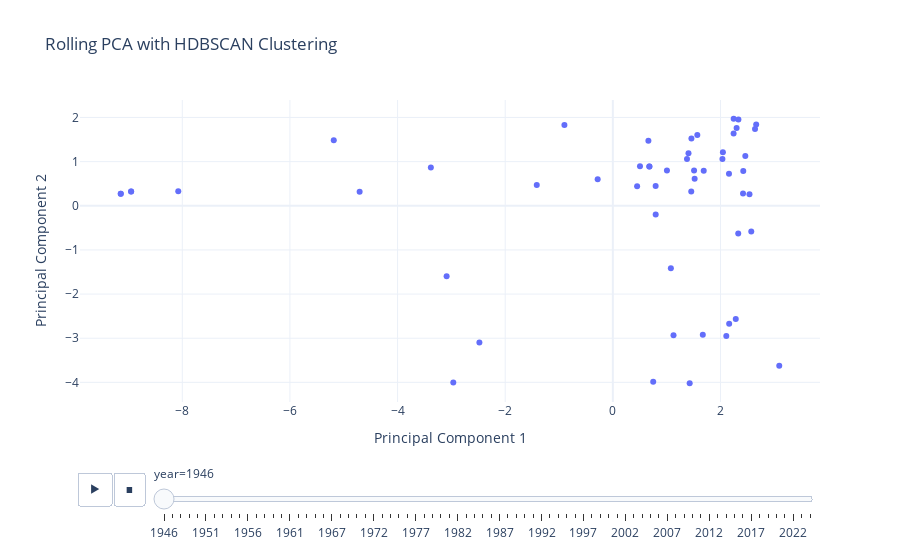

Write notebook code for a chart like this one.
### Markdown cell above
## 1. PCA of UN voting data, 1946 to present 

next step: Make the cluster and make sure the rotation of each year is as stable as possible.  
Also, maybe a ranking of the most relevant votations in separating the data, need to check how large are the numbers, probably is not useful really

### Code cell
import pandas as pd
import numpy as np
from sklearn.decomposition import PCA
from sklearn.preprocessing import StandardScaler
import hdbscan
import plotly.express as px

# selecting vars 
un_votes = un_data[['undl_id', 'ms_code', 'ms_name', 'ms_vote', 'date']]



# Recode votes
recode_map = {'A': 0, 'Y': 1, 'N': -1}
un_votes['ms_vote'] = un_votes['ms_vote'].map(recode_map)
un_votes['year'] = pd.to_datetime(un_votes['date']).dt.year  # Extract year

# Sort data by year
un_votes = un_votes.sort_values('year')

# Initialize an empty DataFrame to store PCA and cluster results
results = pd.DataFrame(columns=['ms_code', 'ms_name', 'PCA1', 'PCA2', 'year', 'cluster'])

# Rolling PCA and clustering process
years = sorted(un_votes['year'].unique())
window_size = 5

for idx, current_year in enumerate(years):
    # Determine the range of years to include in the rolling window
    start_idx = max(0, idx - window_size + 1)
    years_window = years[start_idx:idx + 1]
    
    # Filter data for the rolling window
    window_data = un_votes[un_votes['year'].isin(years_window)]
    
    # Pivot data to wide format
    pivot_window = window_data.pivot(index=['ms_code', 'ms_name'], columns='undl_id', values='ms_vote').fillna(0).reset_index()
    
    # Extract numerical data
    numerical_data = pivot_window.select_dtypes(exclude=['object', 'string']).values
    
    # Standardize the data
    scaler = StandardScaler()
    scaled_data = scaler.fit_transform(numerical_data)
    
    # Perform PCA
    pca = PCA(n_components=2)
    pca_result = pca.fit_transform(scaled_data)
    
    
    # Combine PCA results and clustering labels with metadata
    window_results = pd.DataFrame({
        'ms_code': pivot_window['ms_code'],
        'ms_name': pivot_window['ms_name'],
        'PCA1': pca_result[:, 0],
        'PCA2': pca_result[:, 1],
        'year': current_year,
    })
    
    # Append to the results DataFrame
    results = pd.concat([results, window_results], ignore_index=True)

# Ensure clusters are categorical for visualization
results['cluster'] = results['cluster'].astype('category')

# Create an interactive scatter plot with a slider
fig = px.scatter(
    results,
    x='PCA1',
    y='PCA2',
    animation_frame='year',
    hover_data=['ms_name'],
    title='Rolling PCA with HDBSCAN Clustering',
    labels={'PCA1': 'Principal Component 1', 'PCA2': 'Principal Component 2'},
    template='plotly_white'
)



# Show the plot
fig.show()

fig.write_html("outputs/interactive_pca_plot with windows.html")

### Figure 1 — Plotly figure (JSON) as saved in the notebook; plotly's stock layout.template omitted (floating-point values rounded to 4 significant figures)
{"data": [{"customdata": [["AFGHANISTAN"], ["ARGENTINA"], ["AUSTRALIA"], ["BELGIUM"], ["BELARUS"], ["BOLIVIA"], ["BRAZIL"], ["CANADA"], ["CHILE"], ["CHINA"], ["COLOMBIA"], ["COSTA RICA"], ["CZECHOSLOVAKIA"], ["CUBA"], ["DENMARK"], ["DOMINICAN REPUBLIC"], ["ECUADOR"], ["EGYPT"], ["ETHIOPIA"], ["FRANCE"], ["UNITED KINGDOM"], ["GREECE"], ["GUATEMALA"], ["HONDURAS"], ["HAITI"], ["INDIA"], ["IRAN (ISLAMIC REPUBLIC OF)"], ["IRAQ"], ["ICELAND"], ["LEBANON"], ["LIBERIA"], ["LUXEMBOURG"], ["MEXICO"], ["NICARAGUA"], ["NETHERLANDS"], ["NORWAY"], ["NEW ZEALAND"], ["PANAMA"], ["PERU"], ["PHILIPPINES"], ["POLAND"], ["PARAGUAY"], ["SAUDI ARABIA"], ["EL SALVADOR"], ["USSR"], ["SWEDEN"], ["SYRIAN ARAB REPUBLIC"], ["TURKEY"], ["UKRAINE"], ["URUGUAY"], ["UNITED STATES"], ["VENEZUELA"], ["YUGOSLAVIA"], ["SOUTH AFRICA"]], "hovertemplate": "year=1946<br>Principal Component 1=%{x}<br>Principal Component 2=%{y}<br>ms_name=%{customdata[0]}<extra></extra>", "legendgroup": "", "marker": {"color": "#636efa", "symbol": "circle"}, "mode": "markers", "name": "", "orientation": "v", "showlegend": false, "type": "scatter", "x": [-2.965, 1.378, 0.6605, 1.688, -9.143, 1.005, 1.46, 2.299, -0.2822, 1.405, -3.089, 1.078, -4.705, 2.419, 1.52, 2.045, -0.9, 0.796, 0.451, 0.5042, 2.642, 2.244, 1.127, 2.539, -2.48, -3.382, 1.457, 0.6785, 1.428, 2.33, -5.185, 2.284, 1.671, 3.092, 2.572, 1.509, 2.333, 2.108, 2.664, 2.158, -8.075, 2.461, 0.7953, 2.161, -8.951, 0.75, 0.6785, 1.569, -9.143, 2.036, 2.424, -1.413, -8.951, 2.245], "xaxis": "x", "y": [-4.001, 1.058, 1.475, 0.7948, 0.2737, 0.799, 1.521, 1.761, 0.5982, 1.188, -1.596, -1.416, 0.3205, 0.2764, 0.6121, 1.211, 1.829, -0.1979, 0.4414, 0.8983, 1.74, 1.639, -2.932, 0.2588, -3.098, 0.8664, 0.3224, 0.8905, -4.018, -0.6283, 1.482, -2.565, -2.919, -3.626, -0.5798, 0.7971, 1.954, -2.947, 1.84, 0.7262, 0.3274, 1.126, 0.4461, -2.671, 0.3256, -3.986, 0.8905, 1.605, 0.2737, 1.058, 0.7884, 0.4714, 0.3256, 1.969], "yaxis": "y"}], "layout": {"legend": {"tracegroupgap": 0}, "sliders": [{"active": 0, "currentvalue": {"prefix": "year="}, "len": 0.9, "pad": {"b": 10, "t": 60}, "steps": [{"args": [["1946"], {"frame": {"duration": 0, "redraw": false}, "fromcurrent": true, "mode": "immediate", "transition": {"duration": 0, "easing": "linear"}}], "label": "1946", "method": "animate"}, {"args": [["1947"], {"frame": {"duration": 0, "redraw": false}, "fromcurrent": true, "mode": "immediate", "transition": {"duration": 0, "easing": "linear"}}], "label": "1947", "method": "animate"}, {"args": [["1948"], {"frame": {"duration": 0, "redraw": false}, "fromcurrent": true, "mode": "immediate", "transition": {"duration": 0, "easing": "linear"}}], "label": "1948", "method": "animate"}, {"args": [["1949"], {"frame": {"duration": 0, "redraw": false}, "fromcurrent": true, "mode": "immediate", "transition": {"duration": 0, "easing": "linear"}}], "label": "1949", "method": "animate"}, {"args": [["1950"], {"frame": {"duration": 0, "redraw": false}, "fromcurrent": true, "mode": "immediate", "transition": {"duration": 0, "easing": "linear"}}], "label": "1950", "method": "animate"}, {"args": [["1951"], {"frame": {"duration": 0, "redraw": false}, "fromcurrent": true, "mode": "immediate", "transition": {"duration": 0, "easing": "linear"}}], "label": "1951", "method": "animate"}, {"args": [["1952"], {"frame": {"duration": 0, "redraw": false}, "fromcurrent": true, "mode": "immediate", "transition": {"duration": 0, "easing": "linear"}}], "label": "1952", "method": "animate"}, {"args": [["1953"], {"frame": {"duration": 0, "redraw": false}, "fromcurrent": true, "mode": "immediate", "transition": {"duration": 0, "easing": "linear"}}], "label": "1953", "method": "animate"}, {"args": [["1954"], {"frame": {"duration": 0, "redraw": false}, "fromcurrent": true, "mode": "immediate", "transition": {"duration": 0, "easing": "linear"}}], "label": "1954", "method": "animate"}, {"args": [["1955"], {"frame": {"duration": 0, "redraw": false}, "fromcurrent": true, "mode": "immediate", "transition": {"duration": 0, "easing": "linear"}}], "label": "1955", "method": "animate"}, {"args": [["1956"], {"frame": {"duration": 0, "redraw": false}, "fromcurrent": true, "mode": "immediate", "transition": {"duration": 0, "easing": "linear"}}], "label": "1956", "method": "animate"}, {"args": [["1957"], {"frame": {"duration": 0, "redraw": false}, "fromcurrent": true, "mode": "immediate", "transition": {"duration": 0, "easing": "linear"}}], "label": "1957", "method": "animate"}, {"args": [["1958"], {"frame": {"duration": 0, "redraw": false}, "fromcurrent": true, "mode": "immediate", "transition": {"duration": 0, "easing": "linear"}}], "label": "1958", "method": "animate"}, {"args": [["1959"], {"frame": {"duration": 0, "redraw": false}, "fromcurrent": true, "mode": "immediate", "transition": {"duration": 0, "easing": "linear"}}], "label": "1959", "method": "animate"}, {"args": [["1960"], {"frame": {"duration": 0, "redraw": false}, "fromcurrent": true, "mode": "immediate", "transition": {"duration": 0, "easing": "linear"}}], "label": "1960", "method": "animate"}, {"args": [["1961"], {"frame": {"duration": 0, "redraw": false}, "fromcurrent": true, "mode": "immediate", "transition": {"duration": 0, "easing": "linear"}}], "label": "1961", "method": "animate"}, {"args": [["1962"], {"frame": {"duration": 0, "redraw": false}, "fromcurrent": true, "mode": "immediate", "transition": {"duration": 0, "easing": "linear"}}], "label": "1962", "method": "animate"}, {"args": [["1963"], {"frame": {"duration": 0, "redraw": false}, "fromcurrent": true, "mode": "immediate", "transition": {"duration": 0, "easing": "linear"}}], "label": "1963", "method": "animate"}, {"args": [["1965"], {"frame": {"duration": 0, "redraw": false}, "fromcurrent": true, "mode": "immediate", "transition": {"duration": 0, "easing": "linear"}}], "label": "1965", "method": "animate"}, {"args": [["1966"], {"frame": {"duration": 0, "redraw": false}, "fromcurrent": true, "mode": "immediate", "transition": {"duration": 0, "easing": "linear"}}], "label": "1966", "method": "animate"}, {"args": [["1967"], {"frame": {"duration": 0, "redraw": false}, "fromcurrent": true, "mode": "immediate", "transition": {"duration": 0, "easing": "linear"}}], "label": "1967", "method": "animate"}, {"args": [["1968"], {"frame": {"duration": 0, "redraw": false}, "fromcurrent": true, "mode": "immediate", "transition": {"duration": 0, "easing": "linear"}}], "label": "1968", "method": "animate"}, {"args": [["1969"], {"frame": {"duration": 0, "redraw": false}, "fromcurrent": true, "mode": "immediate", "transition": {"duration": 0, "easing": "linear"}}], "label": "1969", "method": "animate"}, {"args": [["1970"], {"frame": {"duration": 0, "redraw": false}, "fromcurrent": true, "mode": "immediate", "transition": {"duration": 0, "easing": "linear"}}], "label": "1970", "method": "animate"}, {"args": [["1971"], {"frame": {"duration": 0, "redraw": false}, "fromcurrent": true, "mode": "immediate", "transition": {"duration": 0, "easing": "linear"}}], "label": "1971", "method": "animate"}, {"args": [["1972"], {"frame": {"duration": 0, "redraw": false}, "fromcurrent": true, "mode": "immediate", "transition": {"duration": 0, "easing": "linear"}}], "label": "1972", "method": "animate"}, {"args": [["1973"], {"frame": {"duration": 0, "redraw": false}, "fromcurrent": true, "mode": "immediate", "transition": {"duration": 0, "easing": "linear"}}], "label": "1973", "method": "animate"}, {"args": [["1974"], {"frame": {"duration": 0, "redraw": false}, "fromcurrent": true, "mode": "immediate", "transition": {"duration": 0, "easing": "linear"}}], "label": "1974", "method": "animate"}, {"args": [["1975"], {"frame": {"duration": 0, "redraw": false}, "fromcurrent": true, "mode": "immediate", "transition": {"duration": 0, "easing": "linear"}}], "label": "1975", "method": "animate"}, {"args": [["1976"], {"frame": {"duration": 0, "redraw": false}, "fromcurrent": true, "mode": "immediate", "transition": {"duration": 0, "easing": "linear"}}], "label": "1976", "method": "animate"}, {"args": [["1977"], {"frame": {"duration": 0, "redraw": false}, "fromcurrent": true, "mode": "immediate", "transition": {"duration": 0, "easing": "linear"}}], "label": "1977", "method": "animate"}, {"args": [["1978"], {"frame": {"duration": 0, "redraw": false}, "fromcurrent": true, "mode": "immediate", "transition": {"duration": 0, "easing": "linear"}}], "label": "1978", "method": "animate"}, {"args": [["1979"], {"frame": {"duration": 0, "redraw": false}, "fromcurrent": true, "mode": "immediate", "transition": {"duration": 0, "easing": "linear"}}], "label": "1979", "method": "animate"}, {"args": [["1980"], {"frame": {"duration": 0, "redraw": false}, "fromcurrent": true, "mode": "immediate", "transition": {"duration": 0, "easing": "linear"}}], "label": "1980", "method": "animate"}, {"args": [["1981"], {"frame": {"duration": 0, "redraw": false}, "fromcurrent": true, "mode": "immediate", "transition": {"duration": 0, "easing": "linear"}}], "label": "1981", "method": "animate"}, {"args": [["1982"], {"frame": {"duration": 0, "redraw": false}, "fromcurrent": true, "mode": "immediate", "transition": {"duration": 0, "easing": "linear"}}], "label": "1982", "method": "animate"}, {"args": [["1983"], {"frame": {"duration": 0, "redraw": false}, "fromcurrent": true, "mode": "immediate", "transition": {"duration": 0, "easing": "linear"}}], "label": "1983", "method": "animate"}, {"args": [["1984"], {"frame": {"duration": 0, "redraw": false}, "fromcurrent": true, "mode": "immediate", "transition": {"duration": 0, "easing": "linear"}}], "label": "1984", "method": "animate"}, {"args": [["1985"], {"frame": {"duration": 0, "redraw": false}, "fromcurrent": true, "mode": "immediate", "transition": {"duration": 0, "easing": "linear"}}], "label": "1985", "method": "animate"}, {"args": [["1986"], {"frame": {"duration": 0, "redraw": false}, "fromcurrent": true, "mode": "immediate", "transition": {"duration": 0, "easing": "linear"}}], "label": "1986", "method": "animate"}, {"args": [["1987"], {"frame": {"duration": 0, "redraw": false}, "fromcurrent": true, "mode": "immediate", "transition": {"duration": 0, "easing": "linear"}}], "label": "1987", "method": "animate"}, {"args": [["1988"], {"frame": {"duration": 0, "redraw": false}, "fromcurrent": true, "mode": "immediate", "transition": {"duration": 0, "easing": "linear"}}], "label": "1988", "method": "animate"}, {"args": [["1989"], {"frame": {"duration": 0, "redraw": false}, "fromcurrent": true, "mode": "immediate", "transition": {"duration": 0, "easing": "linear"}}], "label": "1989", "method": "animate"}, {"args": [["1990"], {"frame": {"duration": 0, "redraw": false}, "fromcurrent": true, "mode": "immediate", "transition": {"duration": 0, "easing": "linear"}}], "label": "1990", "method": "animate"}, {"args": [["1991"], {"frame": {"duration": 0, "redraw": false}, "fromcurrent": true, "mode": "immediate", "transition": {"duration": 0, "easing": "linear"}}], "label": "1991", "method": "animate"}, {"args": [["1992"], {"frame": {"duration": 0, "redraw": false}, "fromcurrent": true, "mode": "immediate", "transition": {"duration": 0, "easing": "linear"}}], "label": "1992", "method": "animate"}, {"args": [["1993"], {"frame": {"duration": 0, "redraw": false}, "fromcurrent": true, "mode": "immediate", "transition": {"duration": 0, "easing": "linear"}}], "label": "1993", "method": "animate"}, {"args": [["1994"], {"frame": {"duration": 0, "redraw": false}, "fromcurrent": true, "mode": "immediate", "transition": {"duration": 0, "easing": "linear"}}], "label": "1994", "method": "animate"}, {"args": [["1995"], {"frame": {"duration": 0, "redraw": false}, "fromcurrent": true, "mode": "immediate", "transition": {"duration": 0, "easing": "linear"}}], "label": "1995", "method": "animate"}, {"args": [["1996"], {"frame": {"duration": 0, "redraw": false}, "fromcurrent": true, "mode": "immediate", "transition": {"duration": 0, "easing": "linear"}}], "label": "1996", "method": "animate"}, {"args": [["1997"], {"frame": {"duration": 0, "redraw": false}, "fromcurrent": true, "mode": "immediate", "transition": {"duration": 0, "easing": "linear"}}], "label": "1997", "method": "animate"}, {"args": [["1998"], {"frame": {"duration": 0, "redraw": false}, "fromcurrent": true, "mode": "immediate", "transition": {"duration": 0, "easing": "linear"}}], "label": "1998", "method": "animate"}, {"args": [["1999"], {"frame": {"duration": 0, "redraw": false}, "fromcurrent": true, "mode": "immediate", "transition": {"duration": 0, "easing": "linear"}}], "label": "1999", "method": "animate"}, {"args": [["2000"], {"frame": {"duration": 0, "redraw": false}, "fromcurrent": true, "mode": "immediate", "transition": {"duration": 0, "easing": "linear"}}], "label": "2000", "method": "animate"}, {"args": [["2001"], {"frame": {"duration": 0, "redraw": false}, "fromcurrent": true, "mode": "immediate", "transition": {"duration": 0, "easing": "linear"}}], "label": "2001", "method": "animate"}, {"args": [["2002"], {"frame": {"duration": 0, "redraw": false}, "fromcurrent": true, "mode": "immediate", "transition": {"duration": 0, "easing": "linear"}}], "label": "2002", "method": "animate"}, {"args": [["2003"], {"frame": {"duration": 0, "redraw": false}, "fromcurrent": true, "mode": "immediate", "transition": {"duration": 0, "easing": "linear"}}], "label": "2003", "method": "animate"}, {"args": [["2004"], {"frame": {"duration": 0, "redraw": false}, "fromcurrent": true, "mode": "immediate", "transition": {"duration": 0, "easing": "linear"}}], "label": "2004", "method": "animate"}, {"args": [["2005"], {"frame": {"duration": 0, "redraw": false}, "fromcurrent": true, "mode": "immediate", "transition": {"duration": 0, "easing": "linear"}}], "label": "2005", "method": "animate"}, {"args": [["2006"], {"frame": {"duration": 0, "redraw": false}, "fromcurrent": true, "mode": "immediate", "transition": {"duration": 0, "easing": "linear"}}], "label": "2006", "method": "animate"}, {"args": [["2007"], {"frame": {"duration": 0, "redraw": false}, "fromcurrent": true, "mode": "immediate", "transition": {"duration": 0, "easing": "linear"}}], "label": "2007", "method": "animate"}, {"args": [["2008"], {"frame": {"duration": 0, "redraw": false}, "fromcurrent": true, "mode": "immediate", "transition": {"duration": 0, "easing": "linear"}}], "label": "2008", "method": "animate"}, {"args": [["2009"], {"frame": {"duration": 0, "redraw": false}, "fromcurrent": true, "mode": "immediate", "transition": {"duration": 0, "easing": "linear"}}], "label": "2009", "method": "animate"}, {"args": [["2010"], {"frame": {"duration": 0, "redraw": false}, "fromcurrent": true, "mode": "immediate", "transition": {"duration": 0, "easing": "linear"}}], "label": "2010", "method": "animate"}, {"args": [["2011"], {"frame": {"duration": 0, "redraw": false}, "fromcurrent": true, "mode": "immediate", "transition": {"duration": 0, "easing": "linear"}}], "label": "2011", "method": "animate"}, {"args": [["2012"], {"frame": {"duration": 0, "redraw": false}, "fromcurrent": true, "mode": "immediate", "transition": {"duration": 0, "easing": "linear"}}], "label": "2012", "method": "animate"}, {"args": [["2013"], {"frame": {"duration": 0, "redraw": false}, "fromcurrent": true, "mode": "immediate", "transition": {"duration": 0, "easing": "linear"}}], "label": "2013", "method": "animate"}, {"args": [["2014"], {"frame": {"duration": 0, "redraw": false}, "fromcurrent": true, "mode": "immediate", "transition": {"duration": 0, "easing": "linear"}}], "label": "2014", "method": "animate"}, {"args": [["2015"], {"frame": {"duration": 0, "redraw": false}, "fromcurrent": true, "mode": "immediate", "transition": {"duration": 0, "easing": "linear"}}], "label": "2015", "method": "animate"}, {"args": [["2016"], {"frame": {"duration": 0, "redraw": false}, "fromcurrent": true, "mode": "immediate", "transition": {"duration": 0, "easing": "linear"}}], "label": "2016", "method": "animate"}, {"args": [["2017"], {"frame": {"duration": 0, "redraw": false}, "fromcurrent": true, "mode": "immediate", "transition": {"duration": 0, "easing": "linear"}}], "label": "2017", "method": "animate"}, {"args": [["2018"], {"frame": {"duration": 0, "redraw": false}, "fromcurrent": true, "mode": "immediate", "transition": {"duration": 0, "easing": "linear"}}], "label": "2018", "method": "animate"}, {"args": [["2019"], {"frame": {"duration": 0, "redraw": false}, "fromcurrent": true, "mode": "immediate", "transition": {"duration": 0, "easing": "linear"}}], "label": "2019", "method": "animate"}, {"args": [["2020"], {"frame": {"duration": 0, "redraw": false}, "fromcurrent": true, "mode": "immediate", "transition": {"duration": 0, "easing": "linear"}}], "label": "2020", "method": "animate"}, {"args": [["2021"], {"frame": {"duration": 0, "redraw": false}, "fromcurrent": true, "mode": "immediate", "transition": {"duration": 0, "easing": "linear"}}], "label": "2021", "method": "animate"}, {"args": [["2022"], {"frame": {"duration": 0, "redraw": false}, "fromcurrent": true, "mode": "immediate", "transition": {"duration": 0, "easing": "linear"}}], "label": "2022", "method": "animate"}, {"args": [["2023"], {"frame": {"duration": 0, "redraw": false}, "fromcurrent": true, "mode": "immediate", "transition": {"duration": 0, "easing": "linear"}}], "label": "2023", "method": "animate"}, {"args": [["2024"], {"frame": {"duration": 0, "redraw": false}, "fromcurrent": true, "mode": "immediate", "transition": {"duration": 0, "easing": "linear"}}], "label": "2024", "method": "animate"}], "x": 0.1, "xanchor": "left", "y": 0, "yanchor": "top"}], "title": {"text": "Rolling PCA with HDBSCAN Clustering"}, "updatemenus": [{"buttons": [{"args": [null, {"frame": {"duration": 500, "redraw": false}, "fromcurrent": true, "mode": "immediate", "transition": {"duration": 500, "easing": "linear"}}], "label": "&#9654;", "method": "animate"}, {"args": [[null], {"frame": {"duration": 0, "redraw": false}, "fromcurrent": true, "mode": "immediate", "transition": {"duration": 0, "easing": "linear"}}], "label": "&#9724;", "method": "animate"}], "direction": "left", "pad": {"r": 10, "t": 70}, "showactive": false, "type": "buttons", "x": 0.1, "xanchor": "right", "y": 0, "yanchor": "top"}], "xaxis": {"anchor": "y", "domain": [0, 1], "title": {"text": "Principal Component 1"}}, "yaxis": {"anchor": "x", "domain": [0, 1], "title": {"text": "Principal Component 2"}}}}
